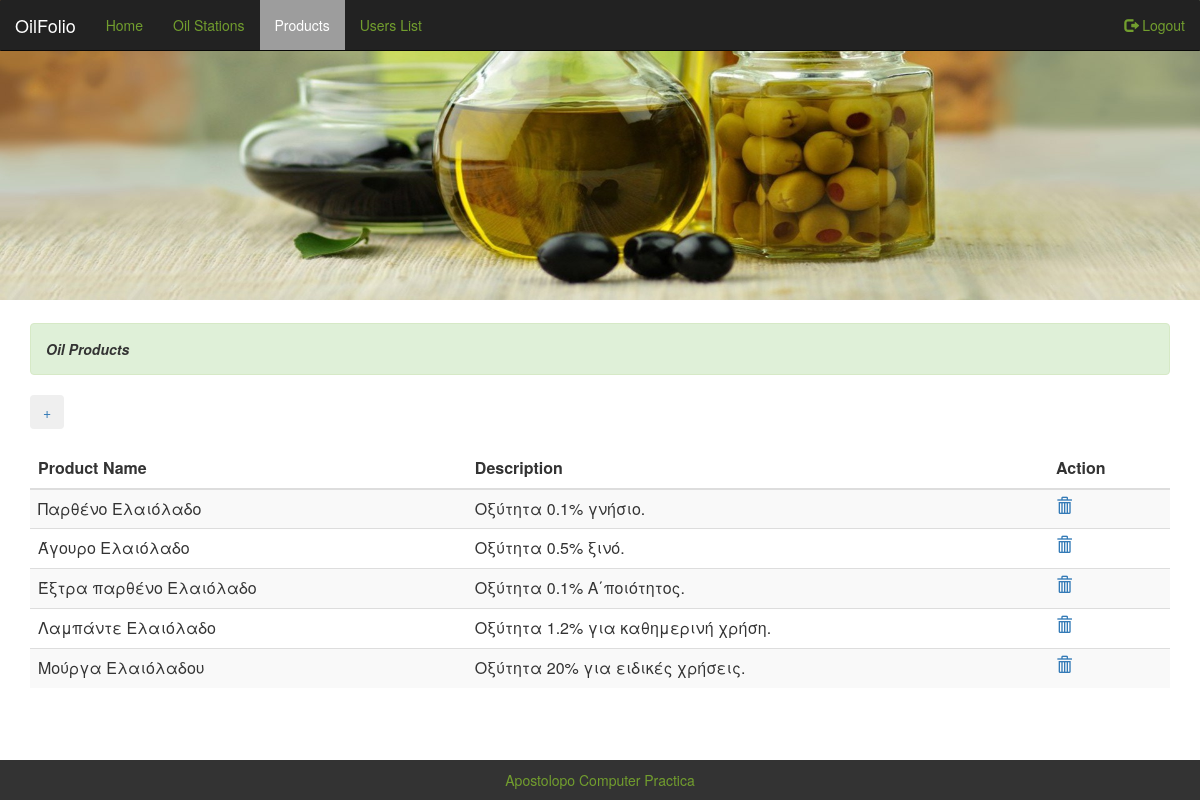
The page /products.php (signed in) on the database its author committed.
### tables this page shows
CREATE TABLE IF NOT EXISTS `products` (
  `id_pr` int(10) NOT NULL AUTO_INCREMENT,
  `pr_name` varchar(25) NOT NULL,
  `description` varchar(250) NOT NULL,
  PRIMARY KEY (`id_pr`),
  UNIQUE KEY `pr_name` (`pr_name`)
);

### products.php (the view, shortened to what this page needs)
<?php
	include("up.php");
 if ((@$_SESSION['login']==1) and (@$_SESSION['type']=="admin"))
  {
		 $q2="select * from products ";
		 $r2=mysqli_query($conn,$q2);
		echo
		   "           <div class=\"container\">
					  <div class=\"alert alert-success\">
					  <strong>Oil Products</strong>
					  </div>
					  <a href='addproduct.php'><button type=\"button\" class=\"btn\">+</button></a>
					  <br><br>
		  <table class=\"table table-striped\">
			<thead>
			  <tr>
				<th>Product Name</th>
				<th>Description</th>
				<th>Action</th>
			  </tr>
			</thead>
			 <tbody>";
			 while($row1=mysqli_fetch_array($r2))
		  {
			echo "
			  <tr>
				<td>$row1[pr_name]</td>
				<td>$row1[description]</td>
				<td><a href=\"delete_product.php?id_pr=$row1[id_pr]\" onclick=\"x=confirm('Do you want to delete this product?');return x;\">
				  <span class=\"glyphicon glyphicon-trash\" ></span>
				</a></td>
			  </tr> ";
		   }
		 echo "    </tbody>
					</table>
					 </div>";
   	}	 else
				 {
					 echo "	<div class=\"container\">
								  <div class=\"alert alert-success\">
								  <strong>Πρέπει να συνδεθείτε!!</strong>
								</div></div> ";
				 }
			 include("footer.php");
			 ?>
	 </body>
	</html>

### mycss.css (style rules this page uses)
.container { margin-bottom:10px; }
.alert.alert-success { margin-top:2%; color:#333; font-style:italic; }

### rows shown on the page
products: pr_name "Παρθένο Ελαιόλαδο", description "Οξύτητα 0.1% γνήσιο."
products: pr_name "Άγουρο Ελαιόλαδο", description "Οξύτητα 0.5% ξινό."
products: pr_name "Έξτρα παρθένο Ελαιόλαδο", description "Οξύτητα 0.1% Α΄ποιότητος."
products: pr_name "Λαμπάντε Ελαιόλαδο", description "Οξύτητα 1.2% για καθημερινή χρήση."
products: pr_name "Μούργα Ελαιόλαδου", description "Οξύτητα 20% για ειδικές χρήσεις."
